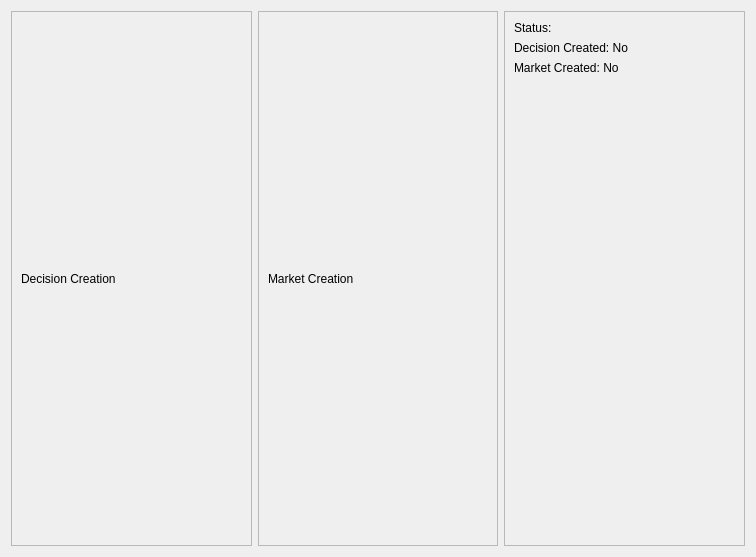
<?xml version="1.0" encoding="UTF-8"?>
<ui version="4.0">
 <class>ComboCreationWidget</class>
 <widget class="QWidget" name="ComboCreationWidget">
  <property name="geometry">
   <rect>
    <x>0</x>
    <y>0</y>
    <width>756</width>
    <height>557</height>
   </rect>
  </property>
  <property name="windowTitle">
   <string>Form</string>
  </property>
  <layout class="QHBoxLayout" name="horizontalLayout">
   <item>
    <widget class="QFrame" name="frameDecision">
     <property name="frameShape">
      <enum>QFrame::StyledPanel</enum>
     </property>
     <property name="frameShadow">
      <enum>QFrame::Raised</enum>
     </property>
     <layout class="QVBoxLayout" name="verticalLayout">
      <item>
       <widget class="QLabel" name="labelDecision">
        <property name="text">
         <string>Decision Creation</string>
        </property>
       </widget>
      </item>
     </layout>
    </widget>
   </item>
   <item>
    <widget class="QFrame" name="frameMarket">
     <property name="frameShape">
      <enum>QFrame::StyledPanel</enum>
     </property>
     <property name="frameShadow">
      <enum>QFrame::Raised</enum>
     </property>
     <layout class="QVBoxLayout" name="verticalLayout_2">
      <item>
       <widget class="QLabel" name="labelMarket">
        <property name="text">
         <string>Market Creation</string>
        </property>
       </widget>
      </item>
     </layout>
    </widget>
   </item>
   <item>
    <widget class="QFrame" name="frame">
     <property name="frameShape">
      <enum>QFrame::StyledPanel</enum>
     </property>
     <property name="frameShadow">
      <enum>QFrame::Raised</enum>
     </property>
     <layout class="QVBoxLayout" name="verticalLayout_3">
      <item>
       <widget class="QLabel" name="labelStatus">
        <property name="text">
         <string>Status:</string>
        </property>
       </widget>
      </item>
      <item>
       <widget class="QLabel" name="labelDecisionCreated">
        <property name="text">
         <string>Decision Created: No</string>
        </property>
       </widget>
      </item>
      <item>
       <widget class="QLabel" name="labelMarketCreated">
        <property name="text">
         <string>Market Created: No</string>
        </property>
       </widget>
      </item>
      <item>
       <spacer name="verticalSpacer">
        <property name="orientation">
         <enum>Qt::Vertical</enum>
        </property>
        <property name="sizeHint" stdset="0">
         <size>
          <width>20</width>
          <height>40</height>
         </size>
        </property>
       </spacer>
      </item>
     </layout>
    </widget>
   </item>
  </layout>
 </widget>
 <resources/>
 <connections/>
</ui>
